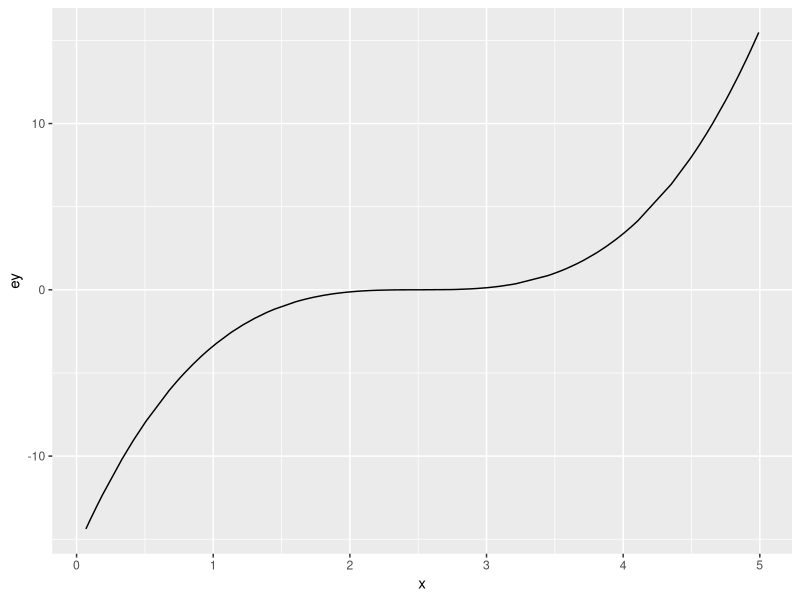
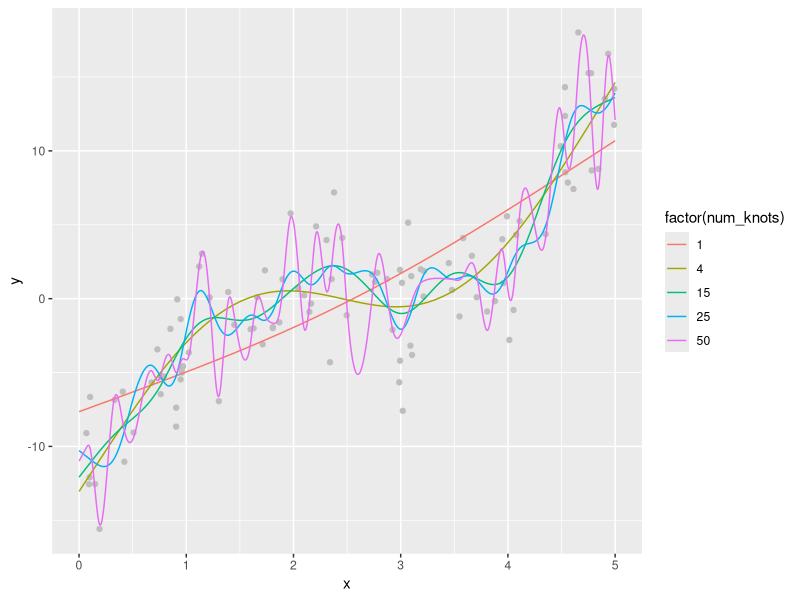
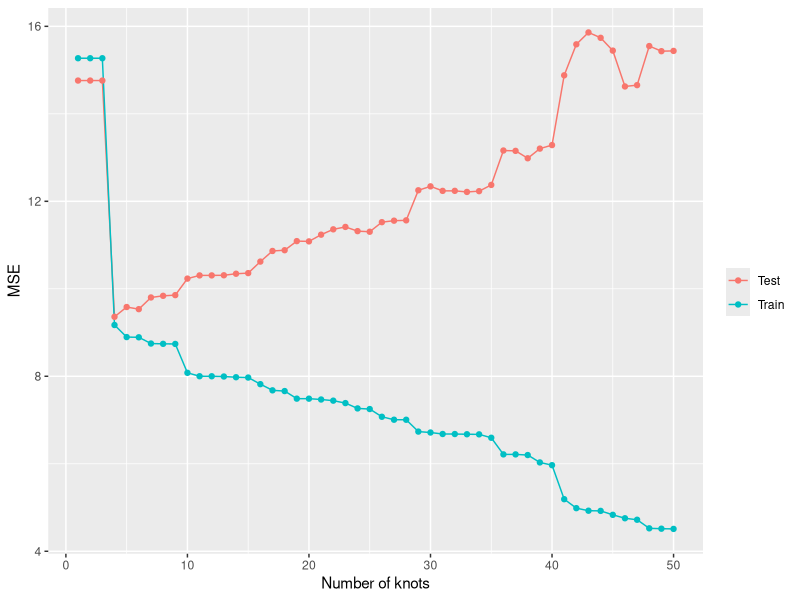
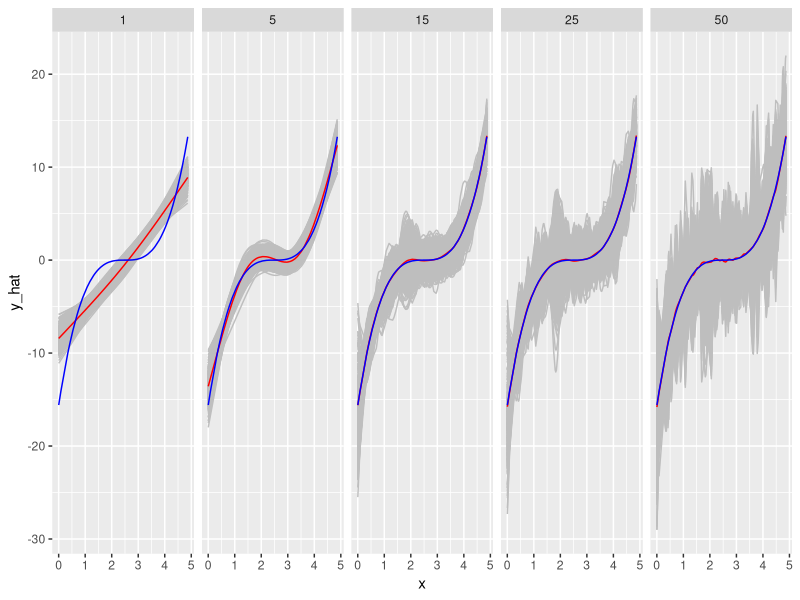
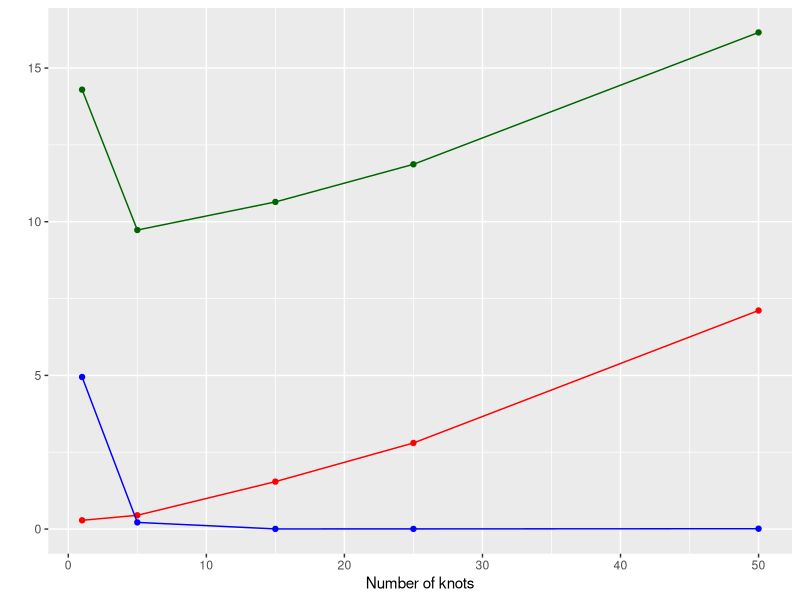
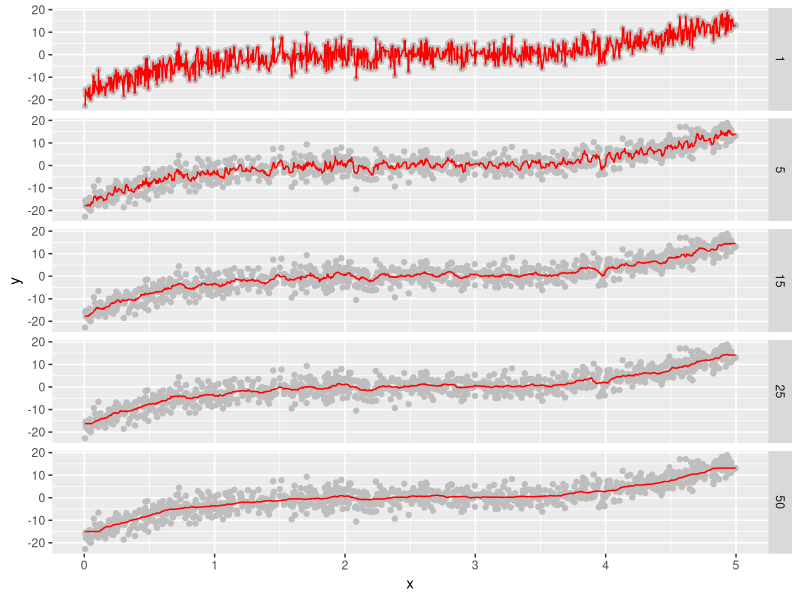
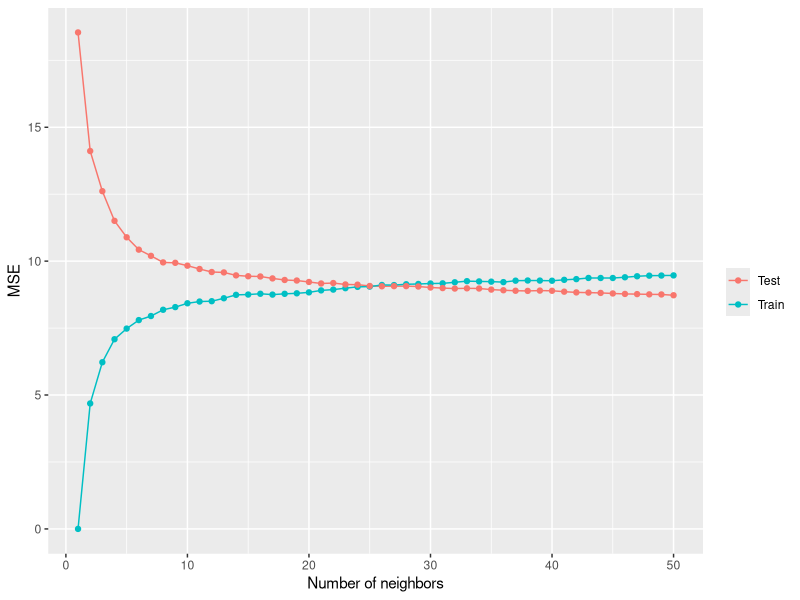

Source code (R) for these figures, in order:
## ---- chunk 1
#| include: false
library(data.table)
library(tidyverse)
library(mgcv)
library(caret)
library(parallel)
## ---- chunk 2
set.seed(943843)

# define the data generating process
# x fixed
gen_data <- function(x) {
  ey <- (x - 2.5)^3 # E[y|x]
  y <- ey + 3 * rnorm(length(x)) # y = E[y|x] + u
  return_data <- data.table(y = y, x = x, ey = ey)

  return(return_data)
}

## generate train data
train_data <- gen_data(x = runif(100) * 5)


## generate test data
# test data is large to stabilize test MSE
test_data <- gen_data(x = runif(10000) * 5)
## ---- chunk 3
ggplot(data = train_data) +
  geom_line(aes(y = ey, x = x))
## ---- chunk 4
est_gam <- function(k, train_data, test_data) {

  # define train and test data
  train_data <- copy(train_data)
  test_data <- copy(test_data)

  #--- train a model ---#
  trained_model <- gam(y ~ s(x, k = k), sp = 0, data = train_data)

  #--- predict y for the train and test datasets ---#
  train_data[, y_hat := predict(trained_model, newdata = train_data)]
  train_data[, type := "Train"]
  test_data[, y_hat := predict(trained_model, newdata = test_data)]
  test_data[, type := "Test"]

  #--- combine before returning ---#
  return_data <-
    rbind(train_data, test_data) %>%
    .[, num_knots := k]

  return(return_data)
}
## ---- chunk 5
#| message: false
#| warning: false
sim_results <-
  lapply(1:50, function(x) est_gam(x, train_data, test_data)) %>%
  rbindlist()
## ---- chunk 6
#| label: fig-indiv-fit-gam
#| code-fold: true
#| fig-cap: Fitted curves by gam() with different numbers of knots

ggplot(sim_results[num_knots %in% c(1, 4, 15, 25, 50), ]) +
  geom_point(data = train_data, aes(y = y, x = x), color = "grey") +
  geom_line(aes(y = y_hat, x = x, color = factor(num_knots)))
## ---- chunk 7
#| label: fig-train-test-mse
#| code-fold: true
#| fig-cap: Train and test MSEs as a function of the number of knots


#--- get train and test MSEs by k ---#
summary <-
  sim_results[, .(mse = mean((y_hat - y)^2)), by = .(num_knots, type)]

ggplot(summary) +
  geom_line(aes(y = mse, x = num_knots, color = type)) +
  geom_point(aes(y = mse, x = num_knots, color = type)) +
  xlab("Number of knots") +
  ylab("MSE") +
  scale_color_discrete(name = "")
## ---- chunk 8
#| cache: true

x_train <- runif(100) * 5
# x_test is fixed to make it easier to get average conditonal on a given value of x later
x_test <- runif(100) * 5

# function that performs steps 1 ~ 3 (a single iteration)
run_mc <- function(i, x_train, x_test) {
  print(i) # track progress
  train_data <- gen_data(x_train) # generate data
  test_data <- gen_data(x_test) # generate data
  # run gam for K = 1, ..., 50
  sim_results <-
    lapply(
      c(1, 5, 15, 25, 50),
      function(x) est_gam(x, train_data, test_data)
    ) %>%
    rbindlist()

  return(sim_results)
}

# runs run_mc 500 times
mc_results <-
  mclapply(
    1:500,
    function(x) run_mc(x, x_train, x_test),
    mc.cores = 12
  ) %>%
  rbindlist(idcol = "sim_id")
## ---- chunk 9
#| label: fig-bias-variance-1
#| code-fold: true
#| fig-cap: Bias-variance trade-off of GAM models with differing number of knots

mc_results_sum <-
  mc_results %>%
  .[type == "Test", ] %>%
  .[, .(mean_y_hat = mean(y_hat)), by = .(x, ey, num_knots)]

ggplot() +
  geom_line(data = mc_results[type == "Test", ], aes(y = y_hat, x = x, group = sim_id), color = "gray") +
  geom_line(data = mc_results_sum, aes(y = mean_y_hat, x = x), color = "red") +
  geom_line(data = mc_results_sum, aes(y = ey, x = x), color = "blue") +
  facet_wrap(. ~ num_knots, ncol = 5)
## ---- chunk 10
#| label: fig-bias-variance-summary
#| code-fold: true
#| fig-cap: Expected variance of predicted values and bias

sum_stat <-
  mc_results %>%
  .[type == "Test", ] %>%
  .[
    ,
    .(
      var_hat = var(y_hat), # varianc of y_hat
      bias_sq = mean(y_hat - ey)^2, # squared bias
      mse = mean((y - y_hat)^2)
    ),
    by = .(x, num_knots)
  ] %>%
  .[
    ,
    .(
      mean_var_hat = mean(var_hat),
      mean_bias_sq = mean(bias_sq),
      mean_mse = mean(mse)
    ),
    by = .(num_knots)
  ]

ggplot(data = sum_stat) +
  geom_line(aes(y = mean_var_hat, x = num_knots), color = "red") +
  geom_point(aes(y = mean_var_hat, x = num_knots), color = "red") +
  geom_line(aes(y = mean_bias_sq, x = num_knots), color = "blue") +
  geom_point(aes(y = mean_bias_sq, x = num_knots), color = "blue") +
  geom_line(aes(y = mean_mse, x = num_knots), color = "darkgreen") +
  geom_point(aes(y = mean_mse, x = num_knots), color = "darkgreen") +
  ylab("") +
  xlab("Number of knots")
## ---- chunk 11

fit_knn <- function(k, train_data, test_data) {

  # define train and test data
  train_data <- copy(train_data)
  test_data <- copy(test_data)

  #--- train a model ---#
  trained_model <- knnreg(y ~ x, k = k, data = train_data)

  #--- predict y for the train and test datasets ---#
  train_data[, y_hat := predict(trained_model, newdata = train_data)]
  train_data[, type := "Train"]
  test_data[, y_hat := predict(trained_model, newdata = test_data)]
  test_data[, type := "Test"]

  #--- combine before returning ---#
  return_data <-
    rbind(train_data, test_data) %>%
    .[, num_nbs := k]

  return(return_data)
}
## ---- chunk 12
#| message: false
#| warning: false

## generate train data
train_data <- gen_data(x = runif(1000) * 5)

## generate test data
test_data <- gen_data(x = runif(1000) * 5)

sim_results <-
  lapply(1:50, function(x) fit_knn(x, train_data, test_data)) %>%
  rbindlist()
## ---- chunk 13
#| label: fig-indiv-fit-knn
#| code-fold: true
#| fig-cap: Fitted curves by knnreg() with different numbers of neighbors
#| fig-height: 9

ggplot(sim_results[num_nbs %in% c(1, 5, 15, 25, 50), ]) +
  geom_point(data = train_data, aes(y = y, x = x), color = "gray") +
  geom_line(aes(y = y_hat, x = x), color = "red") +
  facet_grid(num_nbs ~ .)
## ---- chunk 14
#| label: fig-train-test-mse-knn
#| code-fold: true
#| fig-cap: Train and test MSEs as a function of the number of knots

#--- get train and test MSEs by k ---#
summary <-
  sim_results[, .(mse = mean((y_hat - y)^2)), by = .(num_nbs, type)]

ggplot(summary) +
  geom_line(aes(y = mse, x = num_nbs, color = type)) +
  geom_point(aes(y = mse, x = num_nbs, color = type)) +
  xlab("Number of neighbors") +
  ylab("MSE") +
  scale_color_discrete(name = "")
